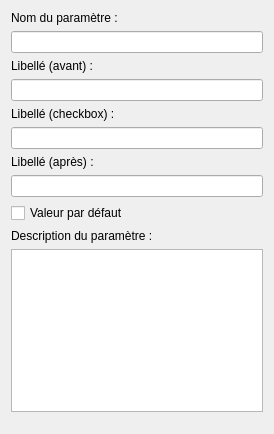
<?xml version="1.0" encoding="UTF-8"?>
<ui version="4.0">
 <class>WidgetFileChoice</class>
 <widget class="QWidget" name="WidgetFileChoice">
  <property name="geometry">
   <rect>
    <x>0</x>
    <y>0</y>
    <width>274</width>
    <height>434</height>
   </rect>
  </property>
  <property name="sizePolicy">
   <sizepolicy hsizetype="Fixed" vsizetype="Expanding">
    <horstretch>0</horstretch>
    <verstretch>0</verstretch>
   </sizepolicy>
  </property>
  <property name="windowTitle">
   <string>Form</string>
  </property>
  <layout class="QVBoxLayout" name="verticalLayout">
   <item>
    <widget class="QLabel" name="label">
     <property name="text">
      <string>Nom du paramètre :</string>
     </property>
    </widget>
   </item>
   <item>
    <widget class="QLineEdit" name="alias"/>
   </item>
   <item>
    <widget class="QLabel" name="label_2">
     <property name="text">
      <string>Libellé (avant) :</string>
     </property>
    </widget>
   </item>
   <item>
    <widget class="QLineEdit" name="libBefore"/>
   </item>
   <item>
    <widget class="QLabel" name="label_5">
     <property name="text">
      <string>Libellé (checkbox) :</string>
     </property>
    </widget>
   </item>
   <item>
    <widget class="QLineEdit" name="libCheckbox"/>
   </item>
   <item>
    <widget class="QLabel" name="label_4">
     <property name="text">
      <string>Libellé (après) :</string>
     </property>
    </widget>
   </item>
   <item>
    <widget class="QLineEdit" name="libAfter"/>
   </item>
   <item>
    <widget class="QCheckBox" name="defaultValue">
     <property name="text">
      <string>Valeur par défaut</string>
     </property>
    </widget>
   </item>
   <item>
    <widget class="QLabel" name="label_3">
     <property name="text">
      <string>Description du paramètre :</string>
     </property>
    </widget>
   </item>
   <item>
    <widget class="QPlainTextEdit" name="description">
     <property name="sizePolicy">
      <sizepolicy hsizetype="Preferred" vsizetype="Expanding">
       <horstretch>0</horstretch>
       <verstretch>0</verstretch>
      </sizepolicy>
     </property>
    </widget>
   </item>
   <item>
    <spacer name="verticalSpacer">
     <property name="orientation">
      <enum>Qt::Vertical</enum>
     </property>
     <property name="sizeHint" stdset="0">
      <size>
       <width>20</width>
       <height>40</height>
      </size>
     </property>
    </spacer>
   </item>
  </layout>
 </widget>
 <resources/>
 <connections/>
</ui>
